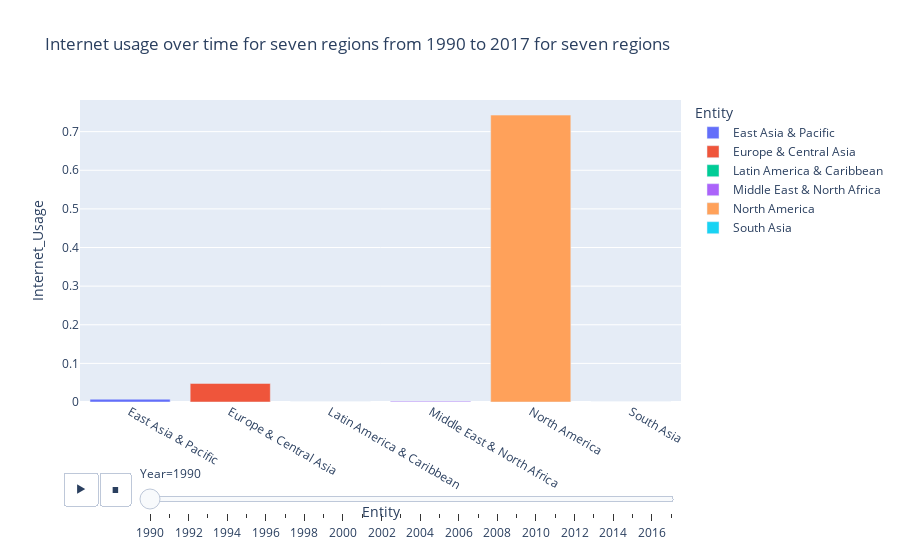

The notebook cell saved with this chart:
### Code cell
fig = px.bar(internetUsage_of_regions.query ('Year < 2018'), x="Entity", y="Internet_Usage", color="Entity",
  animation_frame="Year", animation_group="Entity", title = "Internet usage over time for seven regions from 1990 to 2017 for seven regions")



fig.show()

### Figure 1 — Plotly figure (JSON) as saved in the notebook; plotly's stock layout.template omitted (floating-point values rounded to 4 significant figures)
{"data": [{"alignmentgroup": "True", "hovertemplate": "Entity=%{x}<br>Year=1990<br>Internet_Usage=%{y}<extra></extra>", "ids": ["East Asia & Pacific"], "legendgroup": "East Asia & Pacific", "marker": {"color": "#636efa", "pattern": {"shape": ""}}, "name": "East Asia & Pacific", "offsetgroup": "East Asia & Pacific", "orientation": "v", "showlegend": true, "textposition": "auto", "type": "bar", "x": ["East Asia & Pacific"], "xaxis": "x", "y": [0.007211], "yaxis": "y"}, {"alignmentgroup": "True", "hovertemplate": "Entity=%{x}<br>Year=1990<br>Internet_Usage=%{y}<extra></extra>", "ids": ["Europe & Central Asia"], "legendgroup": "Europe & Central Asia", "marker": {"color": "#EF553B", "pattern": {"shape": ""}}, "name": "Europe & Central Asia", "offsetgroup": "Europe & Central Asia", "orientation": "v", "showlegend": true, "textposition": "auto", "type": "bar", "x": ["Europe & Central Asia"], "xaxis": "x", "y": [0.04806], "yaxis": "y"}, {"alignmentgroup": "True", "hovertemplate": "Entity=%{x}<br>Year=1990<br>Internet_Usage=%{y}<extra></extra>", "ids": ["Latin America & Caribbean"], "legendgroup": "Latin America & Caribbean", "marker": {"color": "#00cc96", "pattern": {"shape": ""}}, "name": "Latin America & Caribbean", "offsetgroup": "Latin America & Caribbean", "orientation": "v", "showlegend": true, "textposition": "auto", "type": "bar", "x": ["Latin America & Caribbean"], "xaxis": "x", "y": [0], "yaxis": "y"}, {"alignmentgroup": "True", "hovertemplate": "Entity=%{x}<br>Year=1990<br>Internet_Usage=%{y}<extra></extra>", "ids": ["Middle East & North Africa"], "legendgroup": "Middle East & North Africa", "marker": {"color": "#ab63fa", "pattern": {"shape": ""}}, "name": "Middle East & North Africa", "offsetgroup": "Middle East & North Africa", "orientation": "v", "showlegend": true, "textposition": "auto", "type": "bar", "x": ["Middle East & North Africa"], "xaxis": "x", "y": [0.001939], "yaxis": "y"}, {"alignmentgroup": "True", "hovertemplate": "Entity=%{x}<br>Year=1990<br>Internet_Usage=%{y}<extra></extra>", "ids": ["North America"], "legendgroup": "North America", "marker": {"color": "#FFA15A", "pattern": {"shape": ""}}, "name": "North America", "offsetgroup": "North America", "orientation": "v", "showlegend": true, "textposition": "auto", "type": "bar", "x": ["North America"], "xaxis": "x", "y": [0.7428], "yaxis": "y"}, {"alignmentgroup": "True", "hovertemplate": "Entity=%{x}<br>Year=1990<br>Internet_Usage=%{y}<extra></extra>", "ids": ["South Asia"], "legendgroup": "South Asia", "marker": {"color": "#19d3f3", "pattern": {"shape": ""}}, "name": "South Asia", "offsetgroup": "South Asia", "orientation": "v", "showlegend": true, "textposition": "auto", "type": "bar", "x": ["South Asia"], "xaxis": "x", "y": [0], "yaxis": "y"}], "layout": {"barmode": "relative", "legend": {"title": {"text": "Entity"}, "tracegroupgap": 0}, "sliders": [{"active": 0, "currentvalue": {"prefix": "Year="}, "len": 0.9, "pad": {"b": 10, "t": 60}, "steps": [{"args": [["1990"], {"frame": {"duration": 0, "redraw": true}, "fromcurrent": true, "mode": "immediate", "transition": {"duration": 0, "easing": "linear"}}], "label": "1990", "method": "animate"}, {"args": [["1991"], {"frame": {"duration": 0, "redraw": true}, "fromcurrent": true, "mode": "immediate", "transition": {"duration": 0, "easing": "linear"}}], "label": "1991", "method": "animate"}, {"args": [["1992"], {"frame": {"duration": 0, "redraw": true}, "fromcurrent": true, "mode": "immediate", "transition": {"duration": 0, "easing": "linear"}}], "label": "1992", "method": "animate"}, {"args": [["1993"], {"frame": {"duration": 0, "redraw": true}, "fromcurrent": true, "mode": "immediate", "transition": {"duration": 0, "easing": "linear"}}], "label": "1993", "method": "animate"}, {"args": [["1994"], {"frame": {"duration": 0, "redraw": true}, "fromcurrent": true, "mode": "immediate", "transition": {"duration": 0, "easing": "linear"}}], "label": "1994", "method": "animate"}, {"args": [["1995"], {"frame": {"duration": 0, "redraw": true}, "fromcurrent": true, "mode": "immediate", "transition": {"duration": 0, "easing": "linear"}}], "label": "1995", "method": "animate"}, {"args": [["1996"], {"frame": {"duration": 0, "redraw": true}, "fromcurrent": true, "mode": "immediate", "transition": {"duration": 0, "easing": "linear"}}], "label": "1996", "method": "animate"}, {"args": [["1997"], {"frame": {"duration": 0, "redraw": true}, "fromcurrent": true, "mode": "immediate", "transition": {"duration": 0, "easing": "linear"}}], "label": "1997", "method": "animate"}, {"args": [["1998"], {"frame": {"duration": 0, "redraw": true}, "fromcurrent": true, "mode": "immediate", "transition": {"duration": 0, "easing": "linear"}}], "label": "1998", "method": "animate"}, {"args": [["1999"], {"frame": {"duration": 0, "redraw": true}, "fromcurrent": true, "mode": "immediate", "transition": {"duration": 0, "easing": "linear"}}], "label": "1999", "method": "animate"}, {"args": [["2000"], {"frame": {"duration": 0, "redraw": true}, "fromcurrent": true, "mode": "immediate", "transition": {"duration": 0, "easing": "linear"}}], "label": "2000", "method": "animate"}, {"args": [["2001"], {"frame": {"duration": 0, "redraw": true}, "fromcurrent": true, "mode": "immediate", "transition": {"duration": 0, "easing": "linear"}}], "label": "2001", "method": "animate"}, {"args": [["2002"], {"frame": {"duration": 0, "redraw": true}, "fromcurrent": true, "mode": "immediate", "transition": {"duration": 0, "easing": "linear"}}], "label": "2002", "method": "animate"}, {"args": [["2003"], {"frame": {"duration": 0, "redraw": true}, "fromcurrent": true, "mode": "immediate", "transition": {"duration": 0, "easing": "linear"}}], "label": "2003", "method": "animate"}, {"args": [["2004"], {"frame": {"duration": 0, "redraw": true}, "fromcurrent": true, "mode": "immediate", "transition": {"duration": 0, "easing": "linear"}}], "label": "2004", "method": "animate"}, {"args": [["2005"], {"frame": {"duration": 0, "redraw": true}, "fromcurrent": true, "mode": "immediate", "transition": {"duration": 0, "easing": "linear"}}], "label": "2005", "method": "animate"}, {"args": [["2006"], {"frame": {"duration": 0, "redraw": true}, "fromcurrent": true, "mode": "immediate", "transition": {"duration": 0, "easing": "linear"}}], "label": "2006", "method": "animate"}, {"args": [["2007"], {"frame": {"duration": 0, "redraw": true}, "fromcurrent": true, "mode": "immediate", "transition": {"duration": 0, "easing": "linear"}}], "label": "2007", "method": "animate"}, {"args": [["2008"], {"frame": {"duration": 0, "redraw": true}, "fromcurrent": true, "mode": "immediate", "transition": {"duration": 0, "easing": "linear"}}], "label": "2008", "method": "animate"}, {"args": [["2009"], {"frame": {"duration": 0, "redraw": true}, "fromcurrent": true, "mode": "immediate", "transition": {"duration": 0, "easing": "linear"}}], "label": "2009", "method": "animate"}, {"args": [["2010"], {"frame": {"duration": 0, "redraw": true}, "fromcurrent": true, "mode": "immediate", "transition": {"duration": 0, "easing": "linear"}}], "label": "2010", "method": "animate"}, {"args": [["2011"], {"frame": {"duration": 0, "redraw": true}, "fromcurrent": true, "mode": "immediate", "transition": {"duration": 0, "easing": "linear"}}], "label": "2011", "method": "animate"}, {"args": [["2012"], {"frame": {"duration": 0, "redraw": true}, "fromcurrent": true, "mode": "immediate", "transition": {"duration": 0, "easing": "linear"}}], "label": "2012", "method": "animate"}, {"args": [["2013"], {"frame": {"duration": 0, "redraw": true}, "fromcurrent": true, "mode": "immediate", "transition": {"duration": 0, "easing": "linear"}}], "label": "2013", "method": "animate"}, {"args": [["2014"], {"frame": {"duration": 0, "redraw": true}, "fromcurrent": true, "mode": "immediate", "transition": {"duration": 0, "easing": "linear"}}], "label": "2014", "method": "animate"}, {"args": [["2015"], {"frame": {"duration": 0, "redraw": true}, "fromcurrent": true, "mode": "immediate", "transition": {"duration": 0, "easing": "linear"}}], "label": "2015", "method": "animate"}, {"args": [["2016"], {"frame": {"duration": 0, "redraw": true}, "fromcurrent": true, "mode": "immediate", "transition": {"duration": 0, "easing": "linear"}}], "label": "2016", "method": "animate"}, {"args": [["2017"], {"frame": {"duration": 0, "redraw": true}, "fromcurrent": true, "mode": "immediate", "transition": {"duration": 0, "easing": "linear"}}], "label": "2017", "method": "animate"}], "x": 0.1, "xanchor": "left", "y": 0, "yanchor": "top"}], "title": {"text": "Internet usage over time for seven regions from 1990 to 2017 for seven regions"}, "updatemenus": [{"buttons": [{"args": [null, {"frame": {"duration": 500, "redraw": true}, "fromcurrent": true, "mode": "immediate", "transition": {"duration": 500, "easing": "linear"}}], "label": "&#9654;", "method": "animate"}, {"args": [[null], {"frame": {"duration": 0, "redraw": true}, "fromcurrent": true, "mode": "immediate", "transition": {"duration": 0, "easing": "linear"}}], "label": "&#9724;", "method": "animate"}], "direction": "left", "pad": {"r": 10, "t": 70}, "showactive": false, "type": "buttons", "x": 0.1, "xanchor": "right", "y": 0, "yanchor": "top"}], "xaxis": {"anchor": "y", "categoryarray": ["East Asia & Pacific", "Europe & Central Asia", "Latin America & Caribbean", "Middle East & North Africa", "North America", "South Asia"], "categoryorder": "array", "domain": [0, 1], "title": {"text": "Entity"}}, "yaxis": {"anchor": "x", "domain": [0, 1], "title": {"text": "Internet_Usage"}}}}
